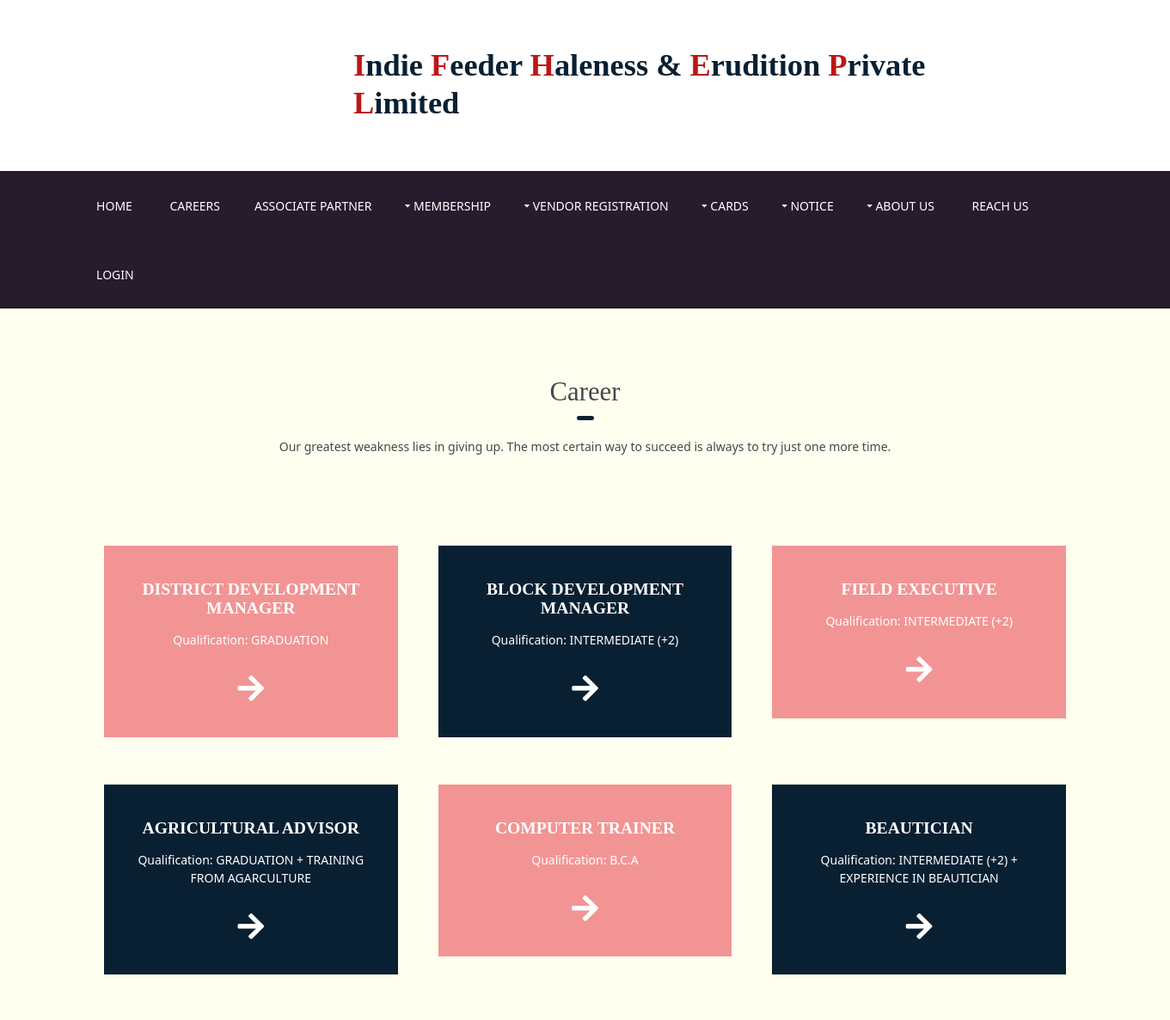
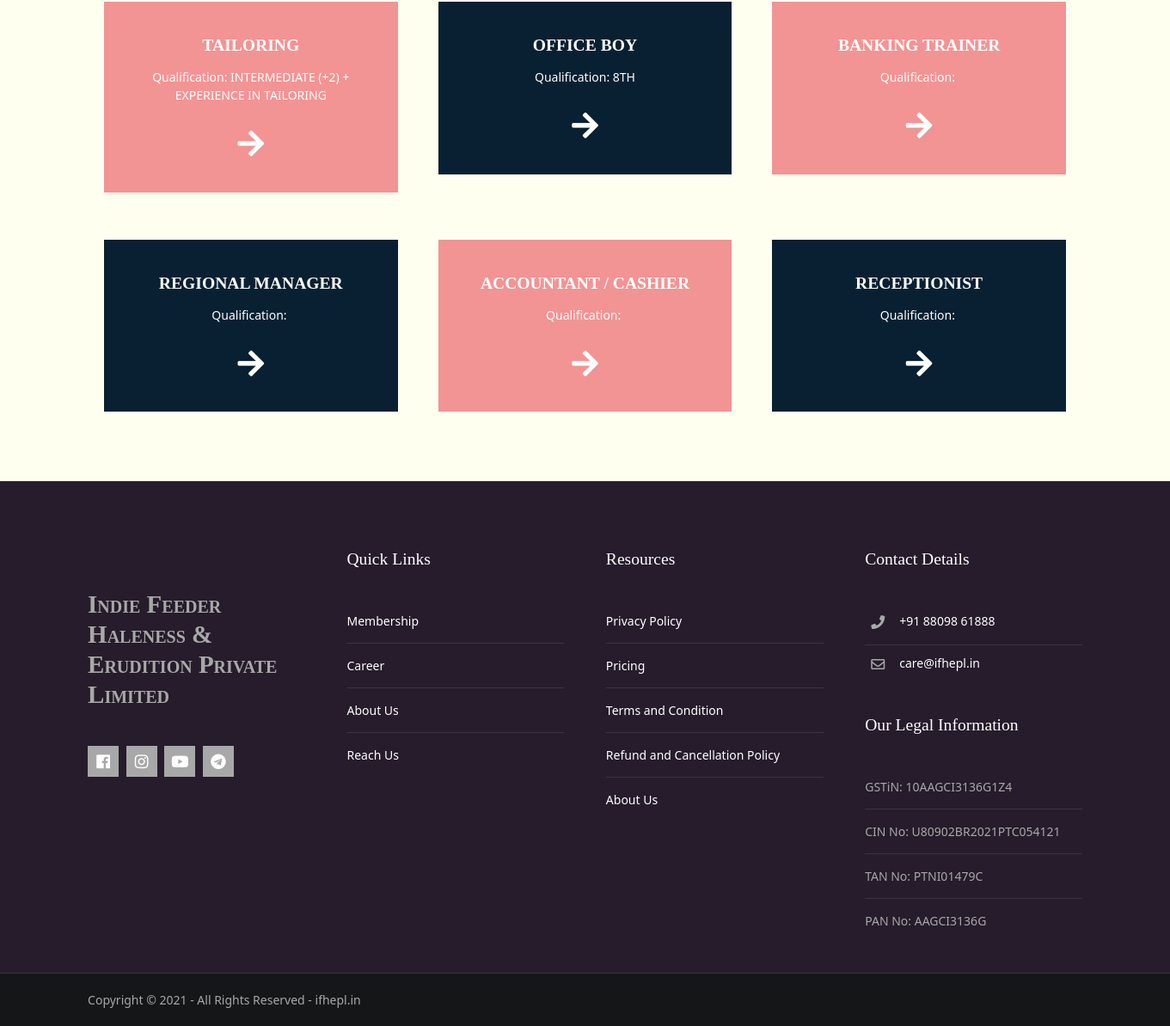
Page /career on the committed database (2 pictures, top to bottom).
### ifheplapp/models.py (models this page shows, shortened)
class Jobs(models.Model):
    title = models.CharField(max_length=100, default="")
    slug = AutoSlugField(populate_from='title')
    qualification = models.CharField(max_length=500, default="")
    salary = models.CharField(max_length=500, default="")
    is_insentive = models.BooleanField(default=False)

### ifheplapp/views.py (the view)
# urls.py: path('career', views.career, name="career"),
def career(request):
    jobs = Jobs.objects.all()
    return render(request, "career.html", {'jobs': jobs})

### ifheplapp/templates/career.html (shortened to what this page needs)
{% extends 'extends/base.html' %}
{% load static %}
{% block body %}
<div class="wrapper row3" style="background-color: rgb(255, 255, 240);">
  <section id="services" class="hoc container clear">
    <div class="center btmspace-80">
      <h6 class="heading underline font-x2">Career</h6>
      <p>Our greatest weakness lies in giving up. The most certain way to succeed is always to try just one more time.</p>
    </div>
    <ul class="nospace group">
    {% for job in jobs %}
      <li class="one_third">
        <article>
          <h6 class="heading">{{job.title}}</h6>
          {% if job.qualification %}
          <p class="">Qualification: {{job.qualification}}</p>
          {% endif %}
          <footer><a href="career/{{job.slug}}/apply"><i class="fas fa-arrow-right"></i></a></footer>
        </article>
      </li>
    {% endfor %}
    </ul>
  </section>
</div>
{% endblock body %}

### ifheplapp/static/styles/layout.css (style rules this page uses)
.row3 { border-bottom:1px solid; }
.container { padding:80px 0; }
#services { text-align:center; }
#services li { margin-bottom:30px; padding:25px 0 0 0; }
#services li:nth-last-child(-n+3) { margin-bottom:0; }
#services li:nth-child(3n+1) { margin-left:0; clear:left; }
#services li article { display:block; position:relative; padding:40px 25px 30px; }
#services li article * { margin:0; padding:0; }
#services li article .heading { margin-bottom:15px; font-weight:700; }
#services li article footer { margin-top:20px; font-size:2.5rem; }
*, *::before, *::after { transition:all .3s ease-in-out; }
body { color:#A8A8A8; background-color:#151618; }
a { color:#f29494; }
.heading.underline::after { background-color:#082032 ; }
.row3 { color:#474747; background-color:#FFFFFF; border-color:rgba(0,0,0,.1); }
#services li article { color:#FFFFFF; background-color:#f29494; }
#services li:nth-child(even) article { background-color:#082032 ; }
#services li article a { color:inherit; }
@media screen and (min-width:1140px) { .hoc { max-width:85% } }

### ifheplapp/static/styles/framework.css (style rules this page uses)
html { overflow-y:scroll; overflow-x:hidden; }
html, body { margin:0; padding:0; font-size:14px; line-height:1.6em; }
*, *::before, *::after { box-sizing:border-box; }
.center { text-align:center; }
.nospace { margin:0; padding:0; list-style:none; }
.clear, .group { display:block; }
.clear::before, .clear::after, .group::before, .group::after { display:table; content:""; }
.clear, .clear::after, .group, .group::after { clear:both; }
a { outline:none; text-decoration:none; }
body, input, textarea, select { font-family:Verdana, Geneva, sans-serif; }
h1, h2, h3, h4, h5, h6, .heading { font-family:Georgia, "Times New Roman", Times, serif; }
::placeholder { opacity:1; }
h1, h2, h3, h4, h5, h6, .heading { margin:0 0 20px 0; font-size:1.4rem; line-height:normal; font-weight:normal; }
.heading.underline { display:inline-block; position:relative; padding:0 0 15px 0; }
.heading.underline::after { display:block; position:absolute; bottom:0; width:25%; height:5px; border-radius:3px; content:""; }
.center .heading.underline::after { left:50%; margin-left:-12%; }
.font-x2 { font-size:2.2rem; }
.wrapper { display:block; position:relative; width:100%; margin:0; padding:0; text-align:left; word-wrap:break-word; }
.hoc { display:block; margin:0 auto; }
address, article, aside, figcaption, figure, footer, header, main, nav, section { display:block; margin:0; padding:0; }
.one_half, .one_third, .two_third, .one_quarter, .two_quarter, .three_quarter { display:inline-block; float:left; margin:0 0 0 4.21052%; list-style:none; }
.one_third { width:30.52631%; }
.btmspace-80 { margin-bottom:80px; }

### ifheplapp/templates/extends/base.html (style rules this page uses)
a { text-decoration: none !important; }

### rows in the picture
Jobs: title "DISTRICT DEVELOPMENT MANAGER", qualification "GRADUATION"
Jobs: title "BLOCK DEVELOPMENT MANAGER", qualification "INTERMEDIATE (+2)"
Jobs: title "FIELD EXECUTIVE", qualification "INTERMEDIATE (+2)"
Jobs: title "AGRICULTURAL ADVISOR", qualification "GRADUATION + TRAINING FROM AGARCULTURE"
Jobs: title "COMPUTER TRAINER", qualification "B.C.A"
Jobs: title "BEAUTICIAN", qualification "INTERMEDIATE (+2) + EXPERIENCE IN BEAUTICIAN"
Jobs: title "TAILORING", qualification "INTERMEDIATE (+2) + EXPERIENCE IN TAILORING"
Jobs: title "OFFICE BOY", qualification "8TH"
Jobs: title "BANKING TRAINER"
Jobs: title "REGIONAL MANAGER"
Jobs: title "ACCOUNTANT / CASHIER"
Jobs: title "RECEPTIONIST"
